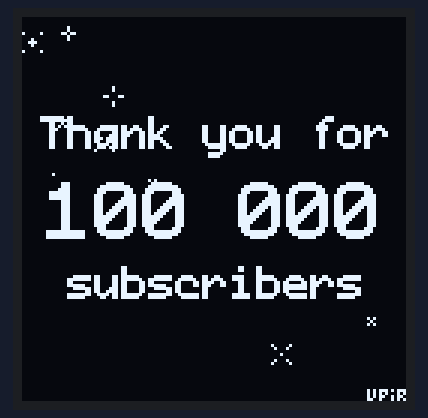
A sketch run on a simulated Arduino Uno, built with avr-gcc and run on an emulated ATmega328P. On the bench: 128×128 one-colour display. Random numbers use the default seed unless the sketch sets one.

Above: at 0.9 s.
At 5.1 s:
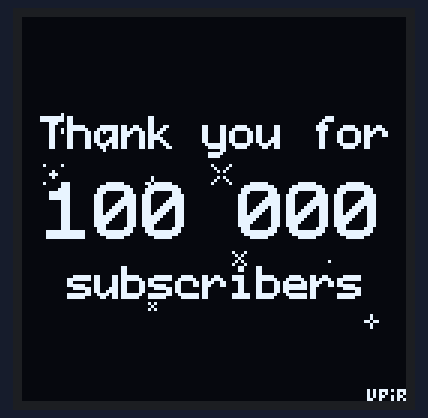
At 10.1 s:
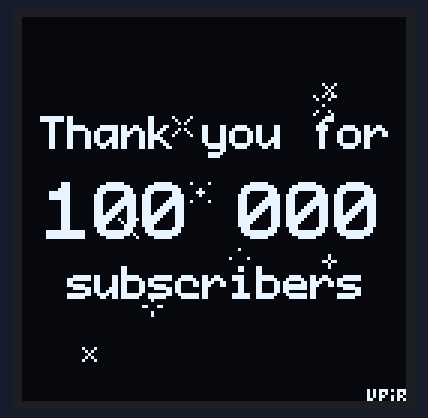
At 19.4 s:
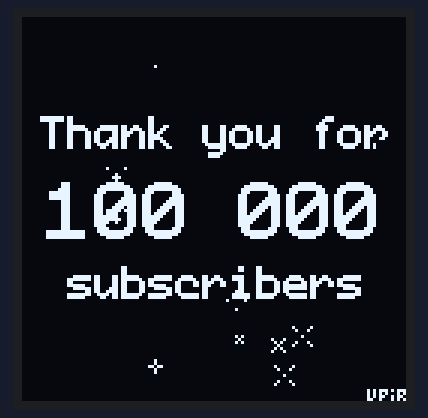
At 28.6 s:
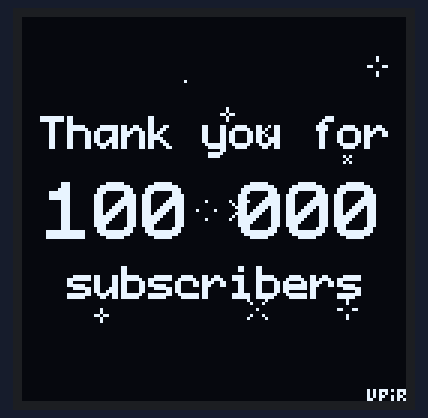
At 37.8 s:
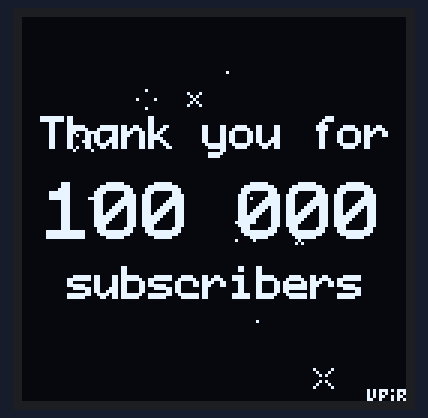

The sketch:

ARDUINO_thank_you_for_100K_subs.ino
```cpp
// Transparent OLED display 128x128px SH1107 1.12" with custom driver board and Arduino UNO

// created by upir, 2025
// youtube channel: https://www.youtube.com/upir_upir

// YouTube Video: https://youtu.be/HFeO1TjBkfM
// Source Files: https://github.com/upiir/transparent_oled_128x128px_sh1107
// WOKWI simulation: https://wokwi.com/projects/442331350503350273

// Links from the video:
// Do you like this video? You can buy me a coffee ☕: https://www.buymeacoffee.com/upir
// Transparent OLED display 128x128px SH1107 1.12": https://s.click.aliexpress.com/e/_okz25Yz
// Arduino UNO R3: https://s.click.aliexpress.com/e/_oF3T34V
// Breadboard wires: https://s.click.aliexpress.com/e/_o2c75TF
// Arduino UNO Pinout: https://docs.arduino.cc/hardware/uno-rev3/
// PCB: https://www.pcbway.com/project/shareproject/Driver_PCB_Board_for_Transparent_OLED_display_128x128px_SH1107_1_12_660950bb.html
// Lopaka graphics editor: https://lopaka.app
// SJM406 Channel: https://www.youtube.com/@sjm4306/videos

// Related videos with transparent OLED displays / SH1107 displays:
// SH1107 Clock: https://youtu.be/srgsBWHSNSQ
// Compass SH1107: https://youtu.be/G1C09eoJ07c
// Thank you for 100 Subscribers: https://youtu.be/hIFDcksXgBk
// Arduino + OLED = 3D: https://youtu.be/kBAcaA7NAlA
// Smaller & Faster Arduino: https://youtu.be/4GfPQoIRqW8
// Arduino 3D Menu: https://youtu.be/uEkksez7qvE
// Arduino OLED Segmented Clock: https://youtu.be/OqqPvb8FEHs


#include <U8g2lib.h> // u8g2 library for drawing on OLED display - needs to be installed in Arduino IDE first

// display inside WOKWI uses I2C connection
//U8G2_SH1107_128X128_2_HW_I2C u8g2(U8G2_R0); // final display, 128x128px [page buffer, size = 256 bytes], HW IIC connection
// I2C connection:
// GND > GND
// VCC > +5V
// SDA (serial data) > A4
// SCL (serial clock) > A5

// my transparent display uses SPI connection, in that case, please comment the previous initialization and uncomment this one
U8G2_SH1107_PIMORONI_128X128_1_4W_HW_SPI u8g2(U8G2_R0, /*cs*/ 10, /*dc*/ 9, /*reset*/ 8);
// SPI Connection to Arduino UNO
// Display <> Arduino UNO
// SCK / CL Clock > 13
// COPI / DA / MOSI Data > 11
// SS / CS Chip Select > 10
// DC Data Command > 9
// RS Reset > 8
// 5V > 5V
// GND > GND


int frame = 0; // current frame

const int sprite_count = 10; // number of sprites
int sprite_x[sprite_count];
int sprite_y[sprite_count];
int sprite_img[sprite_count];


// images generated by image2cpp

// 'frame_01', 8x8px
const unsigned char epd_bitmap_frame_01 []  = {
  0x00, 0x00, 0x00, 0x10, 0x00, 0x00, 0x00, 0x00
};
// 'frame_02', 8x8px
const unsigned char epd_bitmap_frame_02 []  = {
  0x00, 0x00, 0x28, 0x10, 0x28, 0x00, 0x00, 0x00
};
// 'frame_03', 8x8px
const unsigned char epd_bitmap_frame_03 []  = {
  0x00, 0x44, 0x28, 0x10, 0x28, 0x44, 0x00, 0x00
};
// 'frame_04', 8x8px
const unsigned char epd_bitmap_frame_04 []  = {
  0x82, 0x44, 0x28, 0x00, 0x28, 0x44, 0x82, 0x00
};
// 'frame_05', 8x8px
const unsigned char epd_bitmap_frame_05 []  = {
  0x82, 0x44, 0x00, 0x10, 0x00, 0x44, 0x82, 0x00
};
// 'frame_06', 8x8px
const unsigned char epd_bitmap_frame_06 []  = {
  0x82, 0x00, 0x10, 0x38, 0x10, 0x00, 0x82, 0x00
};
// 'frame_07', 8x8px
const unsigned char epd_bitmap_frame_07 []  = {
  0x00, 0x10, 0x10, 0x6c, 0x10, 0x10, 0x00, 0x00
};
// 'frame_08', 8x8px
const unsigned char epd_bitmap_frame_08 []  = {
  0x10, 0x10, 0x00, 0xc6, 0x00, 0x10, 0x10, 0x00
};
// 'frame_09', 8x8px
const unsigned char epd_bitmap_frame_09 []  = {
  0x10, 0x00, 0x00, 0x82, 0x00, 0x00, 0x10, 0x00
};

// Array of all bitmaps for convenience. (Total bytes used to store images in PROGMEM = 288)
const int epd_bitmap_allArray_LEN = 9;
const unsigned char* epd_bitmap_allArray[9] = {
  epd_bitmap_frame_01,
  epd_bitmap_frame_02,
  epd_bitmap_frame_03,
  epd_bitmap_frame_04,
  epd_bitmap_frame_05,
  epd_bitmap_frame_06,
  epd_bitmap_frame_07,
  epd_bitmap_frame_08,
  epd_bitmap_frame_09
};

const unsigned char upir_logo []  = {  // this is another way how to define images, using binary notation
B00010101,  B11010111,
B00010101,  B01000101,
B00010101,  B10010110,
B00011001,  B00010101
};


void setup() {
  u8g2.begin();  // begin the u8g2 library
  u8g2.setColorIndex(1); // set color to white

  // setup random X and Y position and image for sprites
  for (int i = 0; i < sprite_count; i++) {
    sprite_x[i] = random(0, 128-8);
    sprite_y[i] = random(0, 128-8);
    sprite_img[i] = i % 8; // previously was sprite_img[i] = random(0, 8);, but this one looks better
  }
}

void loop() {
  u8g2.firstPage();
  do {

      // draw all sprites
      for (int i = 0; i < sprite_count; i++) {
          u8g2.drawBitmap( sprite_x[i], sprite_y[i], 8/8, 8, epd_bitmap_allArray[sprite_img[i]]);
      }

      // thank you for 100K subs labels - generated using Lopaka.app
      u8g2.setFontMode(1);
      u8g2.setBitmapMode(1);
      u8g2.setFont(u8g2_font_profont17_tr);
      u8g2.drawStr(6, 44, "Thank you for");
      u8g2.drawStr(15, 94, "subscribers");

      u8g2.setFont(u8g2_font_profont29_tr);
      u8g2.drawStr(8, 74, "100 000");

      // draw upir logo
      u8g2.drawBitmap(128-16, 128-4, 16/8, 4, upir_logo);


  } while ( u8g2.nextPage() );


  // update sprites with next image
  for (int i = 0; i < sprite_count; i++) {
    sprite_img[i]++; // increase current image
    if (sprite_img[i] > 8) {
      // last image == set new random position and first image
      sprite_x[i] = random(0, 128-8);
      sprite_y[i] = random(0, 128-8);
      sprite_img[i] = 0;
    }
  }

  //delay(10);   // this is no longer needed, perhaps for the emulator to slow down the drawing a little bit
}
```

Measured:
- what the display in image 0 shows lasts 0.8 s, from 0.9 s to 1.7 s
